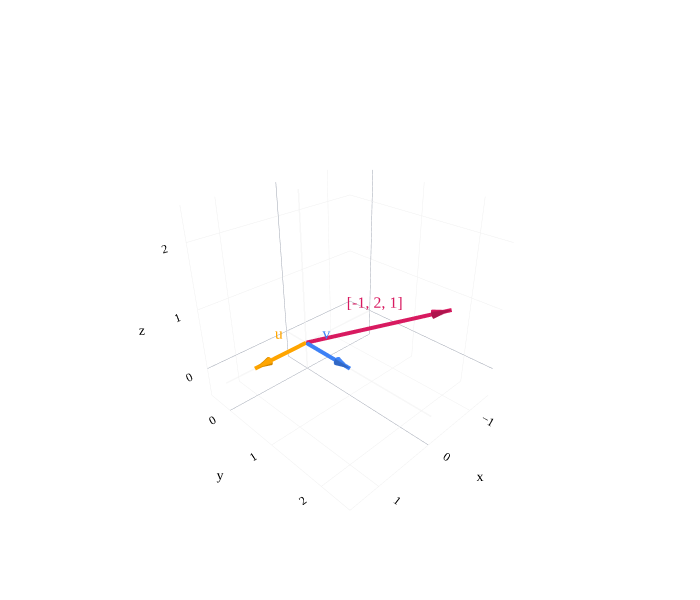

The code cell stored with this chart in its notebook:
### Markdown cell above
The type of question we will start asking is, **"Can this vector be made out of a linear combination of these other vectors?"** The answer is not always yes!

For example, suppose

$$\vec u = \begin{bmatrix} 1 \\ 0 \\ 0 \end{bmatrix} \qquad \text{and} \qquad \vec v = \begin{bmatrix} 0 \\ 1 \\ 0 \end{bmatrix}.$$

Every linear combination of $\vec u$ and $\vec v$ has the form

$$a\vec u + b\vec v = \begin{bmatrix} a \\ b \\ 0 \end{bmatrix}.$$

No matter how hard we try, the last component will always be zero. Therefore, no linear combination of $\vec u$ and $\vec v$ can reach $\begin{bmatrix} -1 \\ 2 \\ 1 \end{bmatrix}$, or any other vector in $\mathbb{R}^3$ whose last component is nonzero.

### Code cell
# Compare u and v with a vector they cannot reach.
vectors = [
    (((0, 0, 0), (1, 0, 0)), "orange", "u"),
    (((0, 0, 0), (0, 1, 0)), "#3d81f6", "v"),
    (((0, 0, 0), (-1, 2, 1)), "#d81a60", "[-1, 2, 1]"),
]

fig = plot_vectors_non_origin(vectors, vdeltax=0.18, vdeltay=0.18, vdeltaz=0.18)
_style_plotly(fig, renderer="plotly_mimetype")
_set_vector_colors(fig, vectors, {0: "orange", 1: "#3d81f6", 2: "#d81a60"})

# Draw the coordinate axes through the origin.
axis_segments = [
    ([-1.5, 1.5], [0, 0], [0, 0]),
    ([0, 0], [-0.5, 2.5], [0, 0]),
    ([0, 0], [0, 0], [-0.5, 2.5]),
]
for x, y, z in axis_segments:
    fig.add_trace(go.Scatter3d(
        x=x, y=y, z=z, mode="lines",
        line=dict(color="#f0f0f0", width=3), opacity=0.55,
        hoverinfo="skip", showlegend=False,
    ))

# Keep the vectors visually on top of the coordinate axes.
fig.data = fig.data[-3:] + fig.data[:-3]
fig.update_layout(
    width=700, height=600,
    scene=dict(
        xaxis=dict(range=[-1.5, 1.5], dtick=1, gridcolor="#f0f0f0", linecolor="#f0f0f0"),
        yaxis=dict(range=[-0.5, 2.5], dtick=1, gridcolor="#f0f0f0", linecolor="#f0f0f0"),
        zaxis=dict(range=[-0.5, 2.5], dtick=1, gridcolor="#f0f0f0", linecolor="#f0f0f0"),
        aspectmode="cube",
        camera=dict(eye=dict(x=1.45, y=1.45, z=1.15)),
    ),
)
fig.show()

### Figure 1 — Plotly figure (JSON) as saved in the notebook; plotly's stock layout.template omitted (floating-point values rounded to 4 significant figures)
{"data": [{"hoverinfo": "skip", "line": {"color": "#f0f0f0", "width": 3}, "mode": "lines", "opacity": 0.55, "showlegend": false, "type": "scatter3d", "x": [-1.5, 1.5], "y": [0, 0], "z": [0, 0]}, {"hoverinfo": "skip", "line": {"color": "#f0f0f0", "width": 3}, "mode": "lines", "opacity": 0.55, "showlegend": false, "type": "scatter3d", "x": [0, 0], "y": [-0.5, 2.5], "z": [0, 0]}, {"hoverinfo": "skip", "line": {"color": "#f0f0f0", "width": 3}, "mode": "lines", "opacity": 0.55, "showlegend": false, "type": "scatter3d", "x": [0, 0], "y": [0, 0], "z": [-0.5, 2.5]}, {"hoverinfo": "skip", "line": {"color": "orange", "width": 8}, "marker": {"color": "#3d81f6"}, "mode": "lines", "showlegend": false, "type": "scatter3d", "x": [0, 1], "y": [0, 0], "z": [0, 0]}, {"anchor": "tip", "colorscale": [[0, "orange"], [1, "orange"]], "hoverinfo": "skip", "showscale": false, "sizemode": "absolute", "sizeref": 0.28, "type": "cone", "u": [1], "v": [0], "w": [0], "x": [1], "y": [0], "z": [0]}, {"hoverinfo": "skip", "mode": "text", "showlegend": false, "text": ["u"], "textfont": {"color": "orange", "size": 16}, "type": "scatter3d", "x": [0.68], "y": [0.18], "z": [0.18]}, {"hoverinfo": "skip", "line": {"color": "#3d81f6", "width": 8}, "marker": {"color": "orange"}, "mode": "lines", "showlegend": false, "type": "scatter3d", "x": [0, 0], "y": [0, 1], "z": [0, 0]}, {"anchor": "tip", "colorscale": [[0, "#3d81f6"], [1, "#3d81f6"]], "hoverinfo": "skip", "showscale": false, "sizemode": "absolute", "sizeref": 0.28, "type": "cone", "u": [0], "v": [1], "w": [0], "x": [0], "y": [1], "z": [0]}, {"hoverinfo": "skip", "mode": "text", "showlegend": false, "text": ["v"], "textfont": {"color": "#3d81f6", "size": 16}, "type": "scatter3d", "x": [0.18], "y": [0.68], "z": [0.18]}, {"hoverinfo": "skip", "line": {"color": "#d81a60", "width": 8}, "marker": {"color": "#d81a60"}, "mode": "lines", "showlegend": false, "type": "scatter3d", "x": [0, -1], "y": [0, 2], "z": [0, 1]}, {"anchor": "tip", "colorscale": [[0, "#d81a60"], [1, "#d81a60"]], "hoverinfo": "skip", "showscale": false, "sizemode": "absolute", "sizeref": 0.28, "type": "cone", "u": [-0.4082], "v": [0.8165], "w": [0.4082], "x": [-1], "y": [2], "z": [1]}, {"hoverinfo": "skip", "mode": "text", "showlegend": false, "text": ["[-1, 2, 1]"], "textfont": {"color": "#d81a60", "size": 16}, "type": "scatter3d", "x": [-0.32], "y": [1.18], "z": [0.68]}], "layout": {"colorway": ["#3d81f6", "orange", "#d81a60"], "font": {"color": "black", "family": "Palatino"}, "height": 600, "paper_bgcolor": "white", "plot_bgcolor": "white", "scene": {"aspectmode": "cube", "bgcolor": "white", "camera": {"eye": {"x": 1.45, "y": 1.45, "z": 1.15}}, "xaxis": {"backgroundcolor": "white", "dtick": 1, "gridcolor": "#f0f0f0", "linecolor": "#f0f0f0", "range": [-1.5, 1.5], "zerolinecolor": "#9ca3af"}, "yaxis": {"backgroundcolor": "white", "dtick": 1, "gridcolor": "#f0f0f0", "linecolor": "#f0f0f0", "range": [-0.5, 2.5], "zerolinecolor": "#9ca3af"}, "zaxis": {"backgroundcolor": "white", "dtick": 1, "gridcolor": "#f0f0f0", "linecolor": "#f0f0f0", "range": [-0.5, 2.5], "zerolinecolor": "#9ca3af"}}, "width": 700, "xaxis": {"gridcolor": "#e5e7eb", "zerolinecolor": "#9ca3af"}, "yaxis": {"gridcolor": "#e5e7eb", "zerolinecolor": "#9ca3af"}}}
